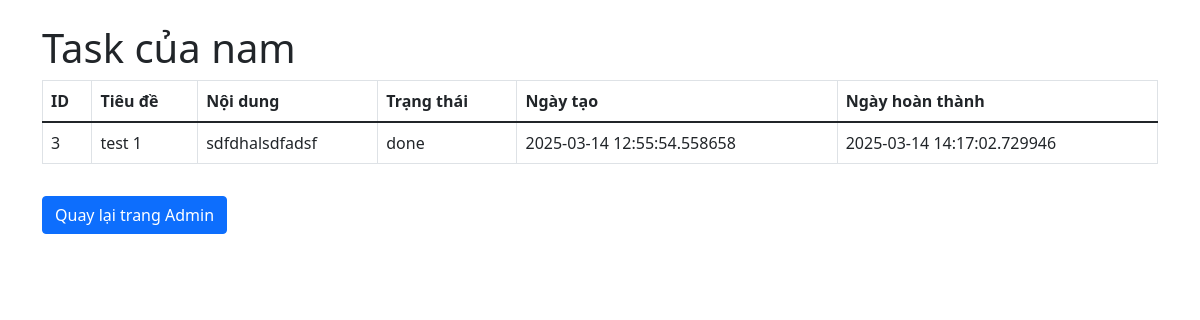
/admin/user_tasks/2 (signed in), run on the app's committed database.
### app.py (models this page shows)
class User(db.Model):
    id = db.Column(db.Integer, primary_key=True)
    username = db.Column(db.String(50), unique=True, nullable=False)
    password = db.Column(db.String(200), nullable=False)
    is_admin = db.Column(db.Boolean, default=False)
    is_blocked = db.Column(db.Boolean, default=False)
    avatar = db.Column(db.String(255), nullable=True)
    tasks = db.relationship('Task', backref='user', lazy=True)

class Task(db.Model):
    id = db.Column(db.Integer, primary_key=True)
    title = db.Column(db.String(100), nullable=False)
    content = db.Column(db.Text, nullable=True)
    status = db.Column(db.String(20), default='pending')  # pending, done
    created_time = db.Column(db.DateTime, default=datetime.utcnow)
    finished_time = db.Column(db.DateTime, nullable=True)
    due_date = db.Column(db.DateTime, nullable=True)        # Ngày dự kiến hoàn thành
    priority = db.Column(db.String(20), default='trung bình') # cao, trung bình, thấp
    user_id = db.Column(db.Integer, db.ForeignKey('user.id'), nullable=False)
    category_id = db.Column(db.Integer, db.ForeignKey('category.id'), nullable=True)

### app.py (the view)
@app.route('/admin/user_tasks/<int:user_id>')
def admin_user_tasks(user_id):
    user = current_user()
    if not user or not user.is_admin:
        flash('Bạn không có quyền truy cập trang này.')
        return redirect(url_for('home'))
    target_user = User.query.get_or_404(user_id)
    tasks = Task.query.filter_by(user_id=target_user.id).order_by(Task.id.desc()).all()
    return render_template('admin_user_tasks.html', user=user, target_user=target_user, tasks=tasks)

### app.py (called while the page is built)
def current_user():
    if 'user_id' in session:
        return User.query.get(session['user_id'])
    return None

### Templates/admin_user_tasks.html (shortened to what this page needs)
<!DOCTYPE html>
<html lang="vi">
<head>
  <link href="https://cdn.jsdelivr.net/npm/bootstrap@5.1.3/dist/css/bootstrap.min.css" rel="stylesheet">
</head>
<body>
  <div class="container my-4">
    <h1>Task của {{ target_user.username }}</h1>
    {% if tasks %}
      <table class="table table-bordered">
        <thead>
          <tr>
            <th>ID</th>
            <th>Tiêu đề</th>
            <th>Nội dung</th>
            <th>Trạng thái</th>
            <th>Ngày tạo</th>
            <th>Ngày hoàn thành</th>
          </tr>
        </thead>
        <tbody>
          {% for task in tasks %}
          <tr>
            <td>{{ task.id }}</td>
            <td>{{ task.title }}</td>
            <td>{{ task.content }}</td>
            <td>{{ task.status }}</td>
            <td>{{ task.created_time }}</td>
            <td>
              {% if task.finished_time %}
                {{ task.finished_time }}
              {% else %}
                Chưa hoàn thành
              {% endif %}
            </td>
          </tr>
          {% endfor %}
        </tbody>
      </table>
    {% else %}
      <p>Không có task nào của {{ target_user.username }}.</p>
    {% endif %}
    <a href="{{ url_for('admin') }}" class="btn btn-primary mt-3">Quay lại trang Admin</a>
  </div>
</body>
</html>

### data on the page
User: username "nam"
Task: id "3", title "test 1", content "sdfdhalsdfadsf", status "done", created_time "2025-03-14 12:55:54.558658", finished_time "2025-03-14 14:17:02.729946"
